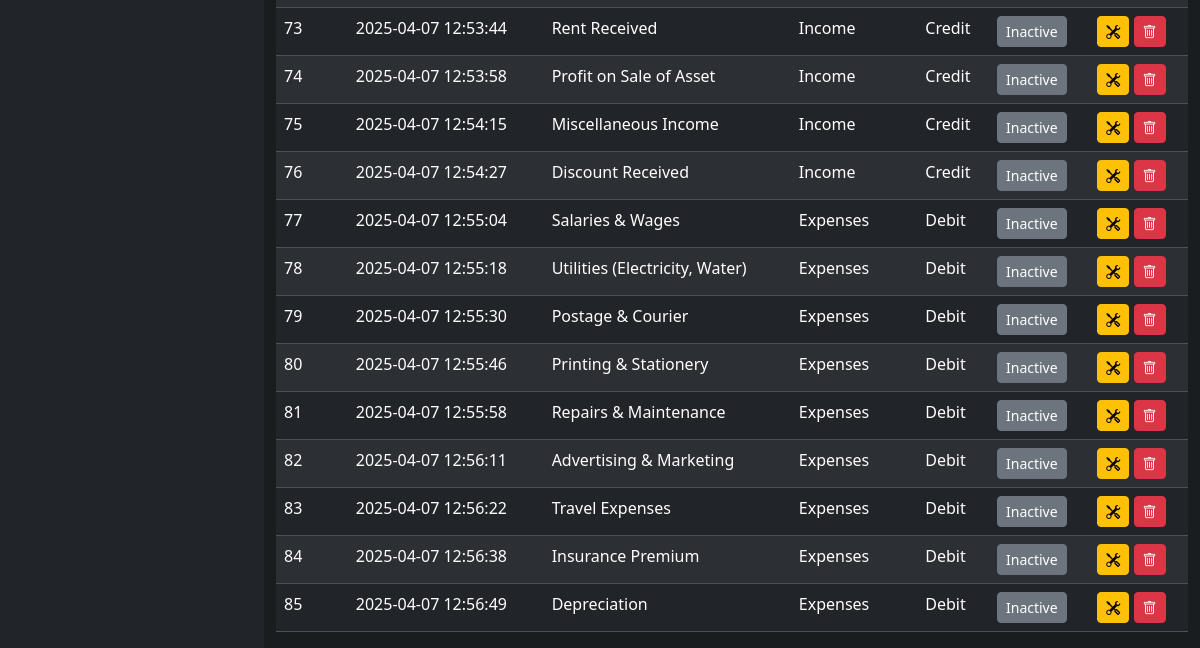
The page /General_Ledger/gl_title.php (signed in, lower part) on the database as committed earlier.
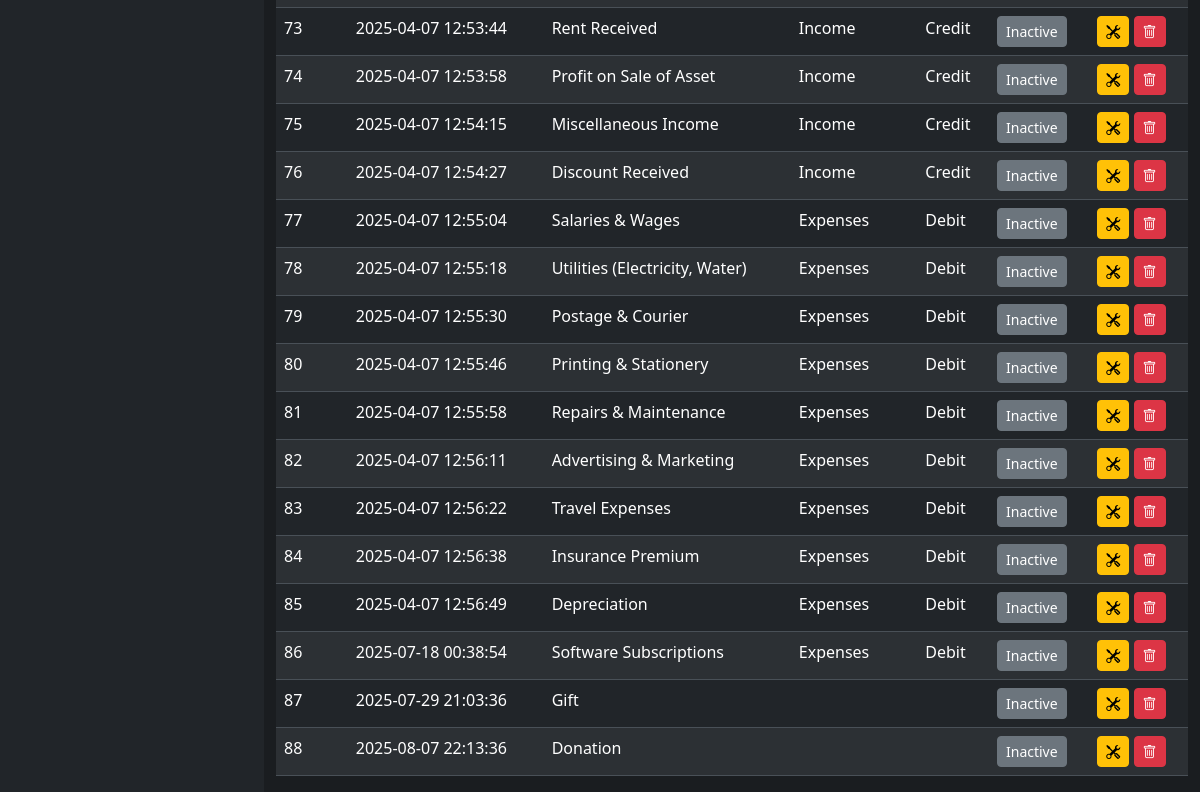
The same page on the database as committed later.
### tables this page shows
CREATE TABLE `gl_tbl` (
  `gl_id` int(200) NOT NULL,
  `gl_name` varchar(450) NOT NULL,
  `gl_descript` varchar(450) NOT NULL,
  `gl_type` varchar(450) NOT NULL,
  `gl_status` varchar(450) DEFAULT NULL,
  `created_at` datetime NOT NULL DEFAULT current_timestamp(),
  `updated_at` datetime NOT NULL DEFAULT current_timestamp()
);

### General_Ledger/gl_title.php (the view, shortened to what this page needs)
<?php
include('../includes/header.php');
if (isset($_SESSION['userAuth']) && $_SESSION['userAuth'] != "") {
  include('../includes/sidebar.php');
  ?>
  <main class="mt-3 pt-3">
    <div class="container-fluid">
      <?php
       require_once('../config/dbcon.php');
      try {
        $query = "SELECT * FROM gl_tbl ORDER BY gl_id";
        $stmt = $pdo->prepare($query);
        $stmt->execute();
        $result = $stmt->fetchAll(PDO::FETCH_ASSOC);
      } catch (PDOException $e) {
        echo "Error fetching records: " . $e->getMessage();
        $result = [];
      }
      ?>
      <div class="mt-3">
        <table id="example" class="table table-striped data-table" style="width:100%">
          <tbody>
            <?php
            foreach ($result as $row) { ?>
              <tr>
                <td><?php echo $row['gl_id']; ?></td>
                <td><?php echo htmlspecialchars( $row['created_at']); ?></td>
                <td><?php echo htmlspecialchars( $row['gl_name']); ?></td>
                <td><?php echo htmlspecialchars( $row['gl_descript']); ?></td>
                <td><?php echo htmlspecialchars( $row['gl_type']); ?></td>
                <td>
                  <a href="gl_toggle.php?id=<?php echo htmlspecialchars($row['gl_id']); ?>" class="btn btn-sm <?php echo ($row['gl_status'] == 'active') ? 'btn-success' : 'btn-secondary'; ?>">
                                    <?php echo ($row['gl_status'] == 'active') ? 'Active' : 'Inactive'; ?>
                                </a>
                </td>
                <td>
                  <button class="btn btn-warning btn-sm editGL" data-id="<?php echo $row['gl_id']; ?>"
                    data-name="<?php echo htmlspecialchars ($row['gl_name']); ?>" data-description="<?php echo htmlspecialchars ($row['gl_descript']); ?>"
                    data-type="<?php echo htmlspecialchars ($row['gl_type']); ?>"
                    data-bs-toggle="modal" data-bs-target="#editGLModal">
                    <i class="bi bi-tools"></i>
                  </button>
                  <button class="btn btn-danger btn-sm deleteGL" data-id="<?php echo htmlspecialchars ($row['gl_id']); ?>"
                    data-bs-toggle="modal" data-bs-target="#deleteGLModal"><i class="bi bi-trash"></i></button>
                </td>
              </tr>
            <?php } ?>
          </tbody>
        </table>
      </div>
    </div>
  </main>
</div>
  <?php
  include('../includes/footer.php'); ?>
  <?php
} else {
  echo '<script>
    alert("Not Authorised!");
    window.location.href = "../index.php";
    </script>';
} ?>

Rows that differ between the two databases and show on the page:
added gl_tbl: gl_id "86", created_at "2025-07-18 00:38:54", gl_name "Software Subscriptions", gl_descript "Expenses", gl_type "Debit", shows "Inactive"
added gl_tbl: gl_id "87", created_at "2025-07-29 21:03:36", gl_name "Gift", shows "Inactive"
added gl_tbl: gl_id "88", created_at "2025-08-07 22:13:36", gl_name "Donation", shows "Inactive"
